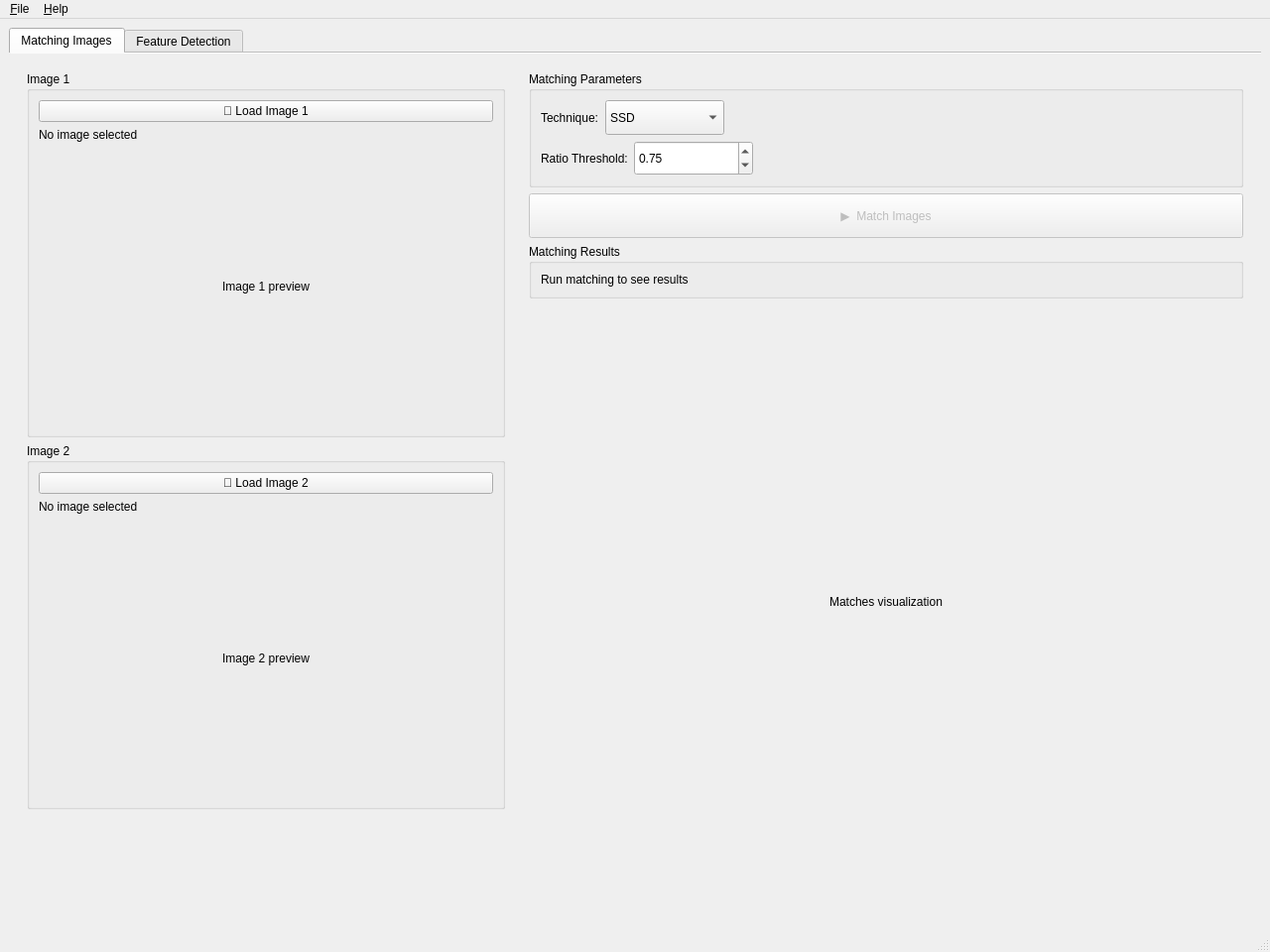
<?xml version="1.0" encoding="UTF-8"?>
<ui version="4.0">
    <class>MainWindow</class>
    <widget class="QMainWindow" name="MainWindow">
        <property name="geometry">
            <rect>
                <x>0</x>
                <y>0</y>
                <width>1280</width>
                <height>800</height>
            </rect>
        </property>
        <property name="windowTitle">
            <string>Feature Extraction &amp; Matching Lab</string>
        </property>
        <widget class="QWidget" name="centralwidget">
            <layout class="QVBoxLayout" name="verticalLayoutMain">
                <item>
                    <widget class="QTabWidget" name="tabWidget">
                        <property name="documentMode">
                            <bool>true</bool>
                        </property>

                        <!-- ═══════════════════════════════════════════════════════ MATCHING IMAGES TAB -->
                        <widget class="QWidget" name="tabMatchingImages">
                            <attribute name="title"><string>Matching Images</string></attribute>
                            <layout class="QHBoxLayout" name="layoutMatchingPage">

                                <!-- Left Panel: Controls and Images -->
                                <item>
                                    <widget class="QWidget" name="matchingControlsWidget" native="true">
                                        <!-- Wider left panel: min 500, max 620 -->
                                        <property name="minimumSize"><size><width>500</width><height>0</height></size></property>
                                        <property name="maximumSize"><size><width>620</width><height>16777215</height></size></property>
                                        <layout class="QVBoxLayout" name="layoutMatchingControls">

                                            <!-- Image 1 Group -->
                                            <item>
                                                <widget class="QGroupBox" name="matchingImage1Group">
                                                    <property name="title"><string>Image 1</string></property>
                                                    <layout class="QVBoxLayout" name="layoutMatchingImage1">
                                                        <item>
                                                            <widget class="QPushButton" name="matchingLoadImage1Btn">
                                                                <property name="text"><string>📂 Load Image 1</string></property>
                                                            </widget>
                                                        </item>
                                                        <item>
                                                            <widget class="QLabel" name="matchingImage1NameLbl">
                                                                <property name="text"><string>No image selected</string></property>
                                                                <property name="wordWrap"><bool>true</bool></property>
                                                            </widget>
                                                        </item>
                                                        <item>
                                                            <!-- Taller preview: 280px height, width unconstrained -->
                                                            <widget class="QLabel" name="matchingImage1Host">
                                                                <property name="minimumSize"><size><width>0</width><height>280</height></size></property>
                                                                <property name="alignment"><set>Qt::AlignCenter</set></property>
                                                                <property name="text"><string>Image 1 preview</string></property>
                                                            </widget>
                                                        </item>
                                                    </layout>
                                                </widget>
                                            </item>

                                            <!-- Image 2 Group -->
                                            <item>
                                                <widget class="QGroupBox" name="matchingImage2Group">
                                                    <property name="title"><string>Image 2</string></property>
                                                    <layout class="QVBoxLayout" name="layoutMatchingImage2">
                                                        <item>
                                                            <widget class="QPushButton" name="matchingLoadImage2Btn">
                                                                <property name="text"><string>📂 Load Image 2</string></property>
                                                            </widget>
                                                        </item>
                                                        <item>
                                                            <widget class="QLabel" name="matchingImage2NameLbl">
                                                                <property name="text"><string>No image selected</string></property>
                                                                <property name="wordWrap"><bool>true</bool></property>
                                                            </widget>
                                                        </item>
                                                        <item>
                                                            <!-- Taller preview: 280px height, width unconstrained -->
                                                            <widget class="QLabel" name="matchingImage2Host">
                                                                <property name="minimumSize"><size><width>0</width><height>280</height></size></property>
                                                                <property name="alignment"><set>Qt::AlignCenter</set></property>
                                                                <property name="text"><string>Image 2 preview</string></property>
                                                            </widget>
                                                        </item>
                                                    </layout>
                                                </widget>
                                            </item>

                                            <item>
                                                <spacer name="verticalSpacerMatching1">
                                                    <property name="orientation"><enum>Qt::Vertical</enum></property>
                                                    <property name="sizeHint" stdset="0"><size><width>20</width><height>40</height></size></property>
                                                </spacer>
                                            </item>
                                        </layout>
                                    </widget>
                                </item>

                                <!-- Right Panel: Parameters and Results -->
                                <item>
                                    <widget class="QWidget" name="matchingResultsWidget" native="true">
                                        <property name="sizePolicy">
                                            <sizepolicy hsizetype="Expanding" vsizetype="Expanding">
                                                <horstretch>1</horstretch>
                                                <verstretch>0</verstretch>
                                            </sizepolicy>
                                        </property>
                                        <layout class="QVBoxLayout" name="layoutMatchingResults">

                                            <!-- Parameters Group -->
                                            <item>
                                                <widget class="QGroupBox" name="matchingParamsGroup">
                                                    <property name="title"><string>Matching Parameters</string></property>
                                                    <layout class="QVBoxLayout" name="layoutMatchingParams">
                                                        <item>
                                                            <layout class="QHBoxLayout">
                                                                <item>
                                                                    <widget class="QLabel" name="matchingTechniqueLbl">
                                                                        <property name="text"><string>Technique:</string></property>
                                                                    </widget>
                                                                </item>
                                                                <item>
                                                                    <!-- Combo box items defined here — controller must NOT re-add them -->
                                                                    <widget class="QComboBox" name="matchingTechniqueCombo">
                                                                        <property name="minimumSize"><size><width>120</width><height>35</height></size></property>
                                                                        <item><property name="text"><string>SSD</string></property></item>
                                                                        <item><property name="text"><string>NCC</string></property></item>
                                                                    </widget>
                                                                </item>
                                                                <item>
                                                                    <spacer>
                                                                        <property name="orientation"><enum>Qt::Horizontal</enum></property>
                                                                        <property name="sizeHint" stdset="0"><size><width>40</width><height>20</height></size></property>
                                                                    </spacer>
                                                                </item>
                                                            </layout>
                                                        </item>
                                                        <item>
                                                            <layout class="QHBoxLayout">
                                                                <item>
                                                                    <widget class="QLabel" name="matchingRatioLbl">
                                                                        <property name="text"><string>Ratio Threshold:</string></property>
                                                                    </widget>
                                                                </item>
                                                                <item>
                                                                    <widget class="QDoubleSpinBox" name="matchingRatioSpin">
                                                                        <property name="minimumSize"><size><width>120</width><height>35</height></size></property>
                                                                        <property name="minimum"><double>0.100000000000000</double></property>
                                                                        <property name="maximum"><double>1.000000000000000</double></property>
                                                                        <property name="singleStep"><double>0.050000000000000</double></property>
                                                                        <property name="decimals"><number>2</number></property>
                                                                        <property name="value"><double>0.750000000000000</double></property>
                                                                    </widget>
                                                                </item>
                                                                <item>
                                                                    <spacer>
                                                                        <property name="orientation"><enum>Qt::Horizontal</enum></property>
                                                                        <property name="sizeHint" stdset="0"><size><width>40</width><height>20</height></size></property>
                                                                    </spacer>
                                                                </item>
                                                            </layout>
                                                        </item>
                                                    </layout>
                                                </widget>
                                            </item>

                                            <!-- Run Button -->
                                            <item>
                                                <widget class="QPushButton" name="matchingRunBtn">
                                                    <property name="enabled"><bool>false</bool></property>
                                                    <property name="minimumSize"><size><width>0</width><height>45</height></size></property>
                                                    <property name="text"><string>▶  Match Images</string></property>
                                                </widget>
                                            </item>

                                            <!-- Results Stats -->
                                            <item>
                                                <widget class="QGroupBox" name="matchingResultsGroup">
                                                    <property name="title"><string>Matching Results</string></property>
                                                    <layout class="QVBoxLayout" name="layoutMatchingResultsContent">
                                                        <item>
                                                            <widget class="QLabel" name="matchingStatsLbl">
                                                                <property name="text"><string>Run matching to see results</string></property>
                                                                <property name="wordWrap"><bool>true</bool></property>
                                                            </widget>
                                                        </item>
                                                    </layout>
                                                </widget>
                                            </item>

                                            <!-- Matches Visualization — tall, flexible width -->
                                            <item>
                                                <widget class="QLabel" name="matchingVisualizationHost">
                                                    <property name="minimumSize"><size><width>0</width><height>600</height></size></property>
                                                    <property name="sizePolicy">
                                                        <sizepolicy hsizetype="Expanding" vsizetype="Expanding">
                                                            <horstretch>0</horstretch>
                                                            <verstretch>1</verstretch>
                                                        </sizepolicy>
                                                    </property>
                                                    <property name="alignment"><set>Qt::AlignCenter</set></property>
                                                    <property name="text"><string>Matches visualization</string></property>
                                                </widget>
                                            </item>

                                            <item>
                                                <spacer name="verticalSpacerMatching2">
                                                    <property name="orientation"><enum>Qt::Vertical</enum></property>
                                                    <property name="sizeHint" stdset="0"><size><width>20</width><height>40</height></size></property>
                                                </spacer>
                                            </item>
                                        </layout>
                                    </widget>
                                </item>
                            </layout>
                        </widget>
                        <widget class="QWidget" name="featureDetectionTab">
                         <attribute name="title">
                          <string>Feature Detection</string>
                         </attribute>

                         <layout class="QHBoxLayout" name="harrisRootLayout">
                          <property name="spacing"><number>12</number></property>
                          <property name="leftMargin"><number>12</number></property>
                          <property name="topMargin"><number>12</number></property>
                          <property name="rightMargin"><number>12</number></property>
                          <property name="bottomMargin"><number>12</number></property>

                          <!-- ══════ LEFT PANEL ══════ -->
                          <item>
                           <widget class="QWidget" name="harrisLeftPanel">
                            <property name="maximumWidth"><number>280</number></property>
                            <property name="minimumWidth"><number>220</number></property>

                            <layout class="QVBoxLayout" name="harrisLeftLayout">
                             <property name="spacing"><number>10</number></property>

                             <!-- Image name -->
                             <item>
                              <widget class="QLabel" name="harrisImageNameLbl">
                               <property name="text"><string>No image loaded</string></property>
                               <property name="wordWrap"><bool>true</bool></property>
                              </widget>
                             </item>

                             <!-- Load -->
                             <item>
                              <widget class="QPushButton" name="harrisBtnLoad">
                               <property name="text"><string>Load Image</string></property>
                              </widget>
                             </item>

                             <!-- PARAMETERS -->
                             <item>
                              <widget class="QGroupBox" name="harrisParamsGroup">
                               <property name="title"><string>Parameters</string></property>

                               <layout class="QFormLayout" name="harrisParamsForm">

                                <!-- Method -->
                                <item row="0" column="0">
                                 <widget class="QLabel">
                                  <property name="text"><string>Method</string></property>
                                 </widget>
                                </item>
                                <item row="0" column="1">
                                 <widget class="QComboBox" name="harrisCmbMethod">
                                  <item><property name="text"><string>Harris</string></property></item>
                                  <item><property name="text"><string>λ- (Shi-Tomasi)</string></property></item>
                                 </widget>
                                </item>

                                <!-- Threshold -->
                                <item row="1" column="0">
                                 <widget class="QLabel">
                                  <property name="text"><string>Threshold</string></property>
                                 </widget>
                                </item>
                                <item row="1" column="1">
                                 <widget class="QDoubleSpinBox" name="harrisSpnThreshold">
                                  <property name="minimum"><double>0.001</double></property>
                                  <property name="maximum"><double>1.000</double></property>
                                  <property name="value"><double>0.010</double></property>
                                 </widget>
                                </item>

                                <!-- Harris k -->
                                <item row="2" column="0">
                                 <widget class="QLabel" name="harrisKLabel">
                                  <property name="text"><string>k (Harris)</string></property>
                                 </widget>
                                </item>
                                <item row="2" column="1">
                                 <widget class="QDoubleSpinBox" name="harrisSpnK">
                                  <property name="minimum"><double>0.010</double></property>
                                  <property name="maximum"><double>0.200</double></property>
                                  <property name="value"><double>0.040</double></property>
                                 </widget>
                                </item>

                                <!-- Max corners -->
                                <item row="3" column="0">
                                 <widget class="QLabel">
                                  <property name="text"><string>Max corners</string></property>
                                 </widget>
                                </item>
                                <item row="3" column="1">
                                 <widget class="QSpinBox" name="harrisSpnMaxCorners">
                                  <property name="minimum"><number>100</number></property>
                                  <property name="maximum"><number>10000</number></property>
                                  <property name="value"><number>2000</number></property>
                                 </widget>
                                </item>

                               </layout>
                              </widget>
                             </item>

                             <!-- Run -->
                             <item>
                              <widget class="QPushButton" name="harrisBtnRun">
                               <property name="text"><string>▶ Run Detection</string></property>
                               <property name="enabled"><bool>false</bool></property>
                              </widget>
                             </item>

                             <!-- Stats -->
                             <item>
                              <widget class="QLabel" name="harrisStatsLbl">
                               <property name="text"><string>—</string></property>
                               <property name="wordWrap"><bool>true</bool></property>
                              </widget>
                             </item>

                             <!-- Save -->
                             <item>
                              <widget class="QPushButton" name="harrisBtnSave">
                               <property name="text"><string>Save Result</string></property>
                               <property name="enabled"><bool>false</bool></property>
                              </widget>
                             </item>

                            </layout>
                           </widget>
                          </item>

                          <!-- ══════ CANVAS ══════ -->
                          <item>
                           <widget class="QLabel" name="harrisCanvasLabel">
                            <property name="text"><string>Load an image to begin</string></property>
                            <property name="alignment"><set>Qt::AlignCenter</set></property>
                            <property name="minimumSize">
                             <size><width>400</width><height>300</height></size>
                            </property>
                           </widget>
                          </item>

                         </layout>
                        </widget>

                    </widget>
                </item>
            </layout>
        </widget>
        <widget class="QMenuBar" name="menubar">
            <property name="geometry">
                <rect><x>0</x><y>0</y><width>1280</width><height>22</height></rect>
            </property>
            <widget class="QMenu" name="menuFile">
                <property name="title"><string>&amp;File</string></property>
                <addaction name="actionOpenImage"/>
                <addaction name="separator"/>
                <addaction name="actionQuit"/>
            </widget>
            <widget class="QMenu" name="menuHelp">
                <property name="title"><string>&amp;Help</string></property>
                <addaction name="actionAbout"/>
            </widget>
            <addaction name="menuFile"/>
            <addaction name="menuHelp"/>
        </widget>
        <widget class="QStatusBar" name="statusbar"/>
        <action name="actionOpenImage">
            <property name="text"><string>&amp;Open Image...</string></property>
            <property name="shortcut"><string>Ctrl+O</string></property>
        </action>
        <action name="actionQuit">
            <property name="text"><string>&amp;Quit</string></property>
            <property name="shortcut"><string>Ctrl+Q</string></property>
        </action>
        <action name="actionAbout">
            <property name="text"><string>&amp;About</string></property>
        </action>
    </widget>
    <resources/>
    <connections/>
</ui>
